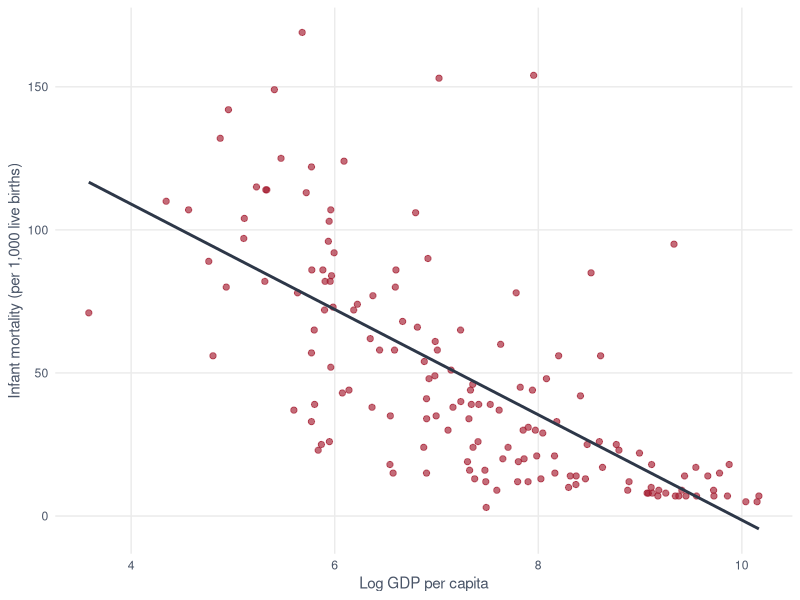
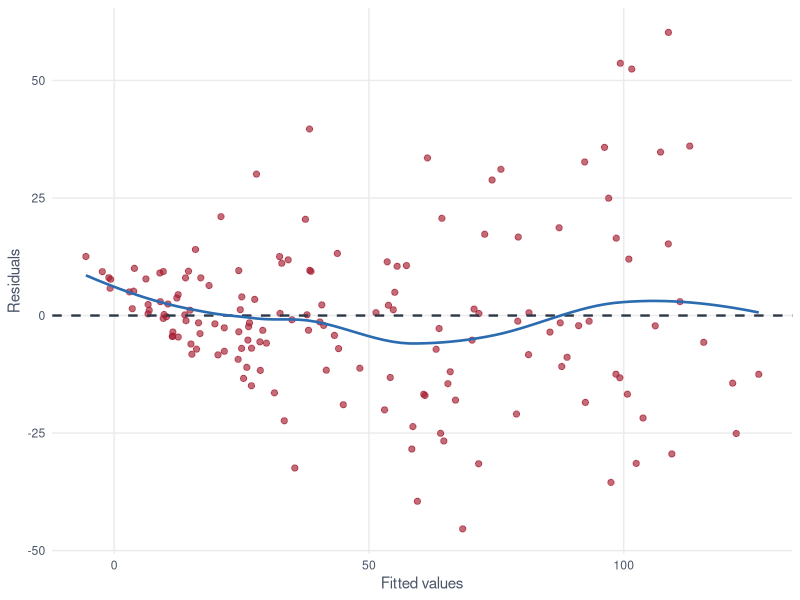

Write the R code that produced these figures, in order.
# ============================================================
# Gov 2001 Lecture 11b — Motivating Example
# UN98 Cross-National Infant Mortality Data (carData::UN98)
#
# Research question: What predicts infant mortality across nations?
#   infantMortality ~ log(GDPperCapita) + tfr + illiteracyFemale
#
# Key teaching goals:
#   1. OLS mechanics on real data
#   2. Visualize heteroskedasticity (fan shape at low GDP)
#   3. Compare naive vs robust (HC3) standard errors
#   4. Breusch-Pagan test
#   5. F-test and R-squared
# ============================================================

# Set working directory to script location
if (requireNamespace("rstudioapi", quietly = TRUE) && rstudioapi::isAvailable()) {
  setwd(dirname(rstudioapi::getActiveDocumentContext()$path))
} else {
  script_path <- tryCatch(normalizePath(sys.frame(1)$ofile), error = function(e) NULL)
  if (!is.null(script_path)) setwd(dirname(script_path))
}

# Required packages
library(tidyverse)
library(sandwich)
library(lmtest)

# Harvard color palette
crimson <- "#A51C30"
navy    <- "#2D3748"
ocean   <- "#2B6CB0"
slate   <- "#4A5568"
forest  <- "#276749"
warmgray <- "#718096"

# ============================================================
# 1. Load and prepare data
# ============================================================

data(UN98, package = "carData")

un <- UN98 |>
  select(infantMortality, GDPperCapita, tfr, illiteracyFemale) |>
  na.omit() |>
  mutate(log_gdp = log(GDPperCapita))

cat("N =", nrow(un), "countries\n")
cat("Infant mortality:  range =", paste(range(un$infantMortality), collapse = " to "), "\n")
cat("GDP per capita:    range = $", paste(round(range(un$GDPperCapita)), collapse = " to $"), "\n\n")

# ============================================================
# 2. Fit OLS model
# ============================================================

m <- lm(infantMortality ~ log_gdp + tfr + illiteracyFemale, data = un)

cat("=== OLS Estimates (Naive SEs) ===\n")
print(round(coef(summary(m)), 3))

cat("\nR² =", round(summary(m)$r.squared, 3),
    "  Adj R² =", round(summary(m)$adj.r.squared, 3),
    "  F =", round(summary(m)$fstatistic[1], 1), "\n\n")

# ============================================================
# 3. Robust (HC3) standard errors
# ============================================================

cat("=== HC3 Robust SEs ===\n")
print(round(coeftest(m, vcov = vcovHC(m, "HC3")), 3))

# SE comparison table
se_naive  <- coef(summary(m))[, "Std. Error"]
se_robust <- sqrt(diag(vcovHC(m, "HC3")))

cat("\n=== SE Comparison ===\n")
comp <- data.frame(
  Estimate   = round(coef(m), 3),
  SE_naive   = round(se_naive, 3),
  SE_robust  = round(se_robust, 3),
  pct_change = paste0(round(100 * (se_robust / se_naive - 1), 1), "%"),
  t_naive    = round(coef(m) / se_naive, 2),
  t_robust   = round(coef(m) / se_robust, 2)
)
print(comp)

# CI for log_gdp
b <- coef(m)["log_gdp"]
cat("\n95% CI for log_gdp:\n")
cat("  Naive:  [", round(b - 1.96 * se_naive["log_gdp"], 2),
    ",", round(b + 1.96 * se_naive["log_gdp"], 2), "]  width =",
    round(2 * 1.96 * se_naive["log_gdp"], 2), "\n")
cat("  Robust: [", round(b - 1.96 * se_robust["log_gdp"], 2),
    ",", round(b + 1.96 * se_robust["log_gdp"], 2), "]  width =",
    round(2 * 1.96 * se_robust["log_gdp"], 2), "\n\n")

# ============================================================
# 4. Breusch-Pagan test
# ============================================================

cat("=== Breusch-Pagan Test ===\n")
print(bptest(m))

# ============================================================
# 5. F-test
# ============================================================

cat("\n=== F-test (restricted vs full) ===\n")
m0 <- lm(infantMortality ~ 1, data = un)
print(anova(m0, m))

# ============================================================
# 6. Figure 1: Scatter + OLS line (infantMortality ~ log_gdp)
# ============================================================

png("../fig_un98_scatter.png", width = 7, height = 3.8, units = "in", res = 200)

un_plot <- un |>
  mutate(fitted = fitted(m), resid = residuals(m))

ggplot(un_plot, aes(x = log_gdp, y = infantMortality)) +
  geom_point(color = crimson, alpha = 0.65, size = 1.8) +
  geom_smooth(method = "lm", se = FALSE, color = navy, linewidth = 1.0) +
  labs(
    x = "Log GDP per capita",
    y = "Infant mortality (per 1,000 live births)"
  ) +
  theme_minimal(base_size = 11) +
  theme(
    panel.grid.minor = element_blank(),
    axis.title  = element_text(color = slate),
    axis.text   = element_text(color = slate)
  )

dev.off()
cat("Saved fig_un98_scatter.png\n")

# ============================================================
# 7. Figure 2: Residuals vs Fitted (fan shape)
# ============================================================

png("../fig_un98_resid.png", width = 7, height = 3.8, units = "in", res = 200)

ggplot(un_plot, aes(x = fitted, y = resid)) +
  geom_point(color = crimson, alpha = 0.65, size = 1.8) +
  geom_hline(yintercept = 0, color = navy, linewidth = 0.8, linetype = "dashed") +
  geom_smooth(method = "loess", se = FALSE, color = ocean, linewidth = 0.9) +
  labs(
    x = "Fitted values",
    y = "Residuals"
  ) +
  theme_minimal(base_size = 11) +
  theme(
    panel.grid.minor = element_blank(),
    axis.title  = element_text(color = slate),
    axis.text   = element_text(color = slate)
  )

dev.off()
cat("Saved fig_un98_resid.png\n")
